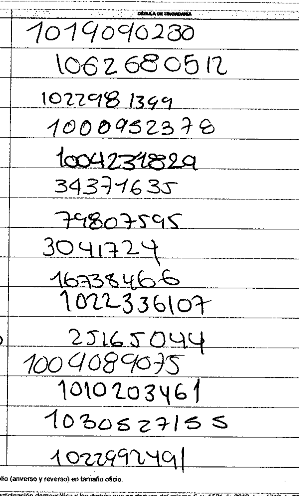
#> input picture image.png, 299 x 496 px
$ python -i quality_metrics.py   (imports and definitions only)   (older library calls are emulated)
#> lines starting #> are read from the running program, lines starting #| are printed output that depends on the picture
"""Métricas de calidad de imágenes para evaluar mejoras de preprocesamiento."""
import cv2
import numpy as np
from typing import Dict, Tuple
from PIL import Image


class QualityMetrics:
    """
    Calcula métricas de calidad de imágenes.

    Permite evaluar mejoras antes/después del preprocesamiento.
    """

    @staticmethod
    def calculate_sharpness(image: np.ndarray) -> float:
        """
        Calcula la nitidez de una imagen usando varianza de Laplaciano.

        Mayor valor = imagen más nítida.

        Args:
            image: Imagen en escala de grises

        Returns:
            Valor de nitidez (0-infinito, típicamente 0-1000)
        """
        # Aplicar operador Laplaciano
        laplacian = cv2.Laplacian(image, cv2.CV_64F)

        # Calcular varianza (mayor varianza = más nítida)
        sharpness = laplacian.var()

        return float(sharpness)

    @staticmethod
    def calculate_contrast(image: np.ndarray) -> float:
        """
        Calcula el contraste de una imagen usando desviación estándar.

        Mayor valor = mayor contraste.

        Args:
            image: Imagen en escala de grises

        Returns:
            Valor de contraste (0-255)
        """
        # Desviación estándar de los valores de píxeles
        contrast = np.std(image)

        return float(contrast)

    @staticmethod
    def calculate_brightness(image: np.ndarray) -> float:
        """
        Calcula el brillo promedio de una imagen.

        Args:
            image: Imagen en escala de grises

        Returns:
            Valor de brillo promedio (0-255)
        """
        brightness = np.mean(image)

        return float(brightness)

    @staticmethod
    def calculate_noise_level(image: np.ndarray) -> float:
        """
        Estima el nivel de ruido de una imagen.

        Usa el método de varianza local.

        Args:
            image: Imagen en escala de grises

        Returns:
            Estimación de nivel de ruido (0-100, menor es mejor)
        """
        # Calcular imagen suavizada
        blurred = cv2.GaussianBlur(image, (5, 5), 0)

        # Diferencia entre original y suavizada
        noise = cv2.absdiff(image, blurred)

        # Promedio de la diferencia
        noise_level = np.mean(noise)

        return float(noise_level)

    @staticmethod
    def calculate_resolution_quality(image: np.ndarray) -> Dict[str, float]:
        """
        Calcula métricas relacionadas con la resolución.

        Args:
            image: Imagen en escala de grises

        Returns:
            Diccionario con métricas de resolución
        """
        height, width = image.shape[:2]
        total_pixels = height * width

        # Calcular densidad de bordes (más bordes = mejor resolución)
        edges = cv2.Canny(image, 50, 150)
        edge_density = np.count_nonzero(edges) / total_pixels

        return {
            'width': float(width),
            'height': float(height),
            'total_pixels': float(total_pixels),
            'edge_density': float(edge_density)
        }

    # [63 lines left out: function compare_images, not called in this run]

    @staticmethod
    def get_image_stats(image: np.ndarray) -> Dict[str, float]:
        """
        Obtiene estadísticas completas de una imagen.

        Args:
            image: Imagen en cualquier formato

        Returns:
            Diccionario con todas las métricas disponibles
        """
        # Convertir a escala de grises si es necesario
        if len(image.shape) == 3:
            gray = cv2.cvtColor(image, cv2.COLOR_BGR2GRAY)
        else:
            gray = image

        stats = {
            'sharpness': QualityMetrics.calculate_sharpness(gray),
            'contrast': QualityMetrics.calculate_contrast(gray),
            'brightness': QualityMetrics.calculate_brightness(gray),
            'noise_level': QualityMetrics.calculate_noise_level(gray),
            'width': float(image.shape[1]),
            'height': float(image.shape[0]),
            'total_pixels': float(image.shape[0] * image.shape[1]),
        }

        # Agregar métricas de resolución
        resolution_metrics = QualityMetrics.calculate_resolution_quality(gray)
        stats.update(resolution_metrics)

        return stats

    # [26 lines left out: function print_comparison, not called in this run]

>>> import cv2
>>> picture = cv2.imread('../../../image.png')
#> picture is the input picture: shape (496, 299, 3); min 0, max 255, mean 233
>>> result = QualityMetrics().get_image_stats(picture)
#> in calculate_sharpness, `laplacian = cv2.Laplacian(image, cv2.CV_64F)`:
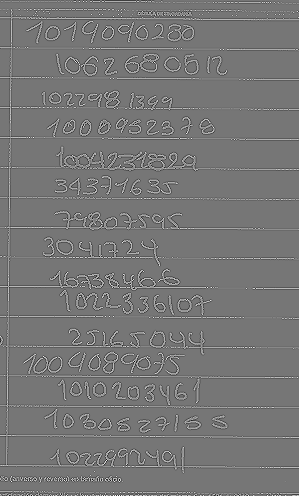
#> laplacian: shape (496, 299) float64; min -858, max 981, mean 0; drawn with min black and max white
#> in calculate_sharpness, `sharpness = laplacian.var()`: sharpness = 20292.6
#> in calculate_contrast, `contrast = np.std(image)`: contrast = 63.18
#> in calculate_brightness, `brightness = np.mean(image)`: brightness = 233
#> in calculate_noise_level, `blurred = cv2.GaussianBlur(image, (5, 5), 0)`:
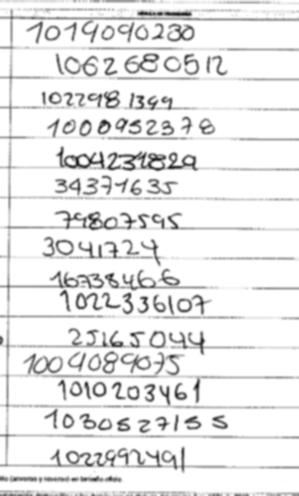
#> blurred: shape (496, 299); min 23, max 255, mean 233
#> in calculate_noise_level, `noise = cv2.absdiff(image, blurred)`:
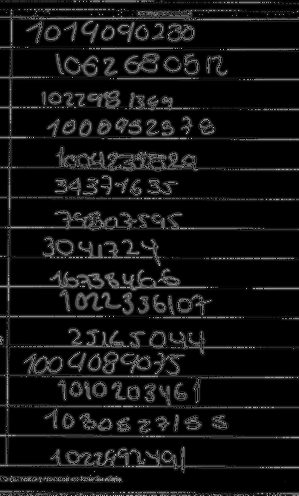
#> noise: shape (496, 299); min 0, max 204, mean 18.6
#> in calculate_noise_level, `noise_level = np.mean(noise)`: noise_level = 18.63
#> in get_image_stats, `stats = { 'sharpness': QualityMetrics.calculate_sharpness(gray), 'cont..`: stats = {'sharpness': 20292.6, 'contrast': 63.18, 'brightness': 233, 'noise_level': 18.63, 'width': 299, 'height': 496, 'total_pixels': 148304}
#> in calculate_resolution_quality, `edges = cv2.Canny(image, 50, 150)`:
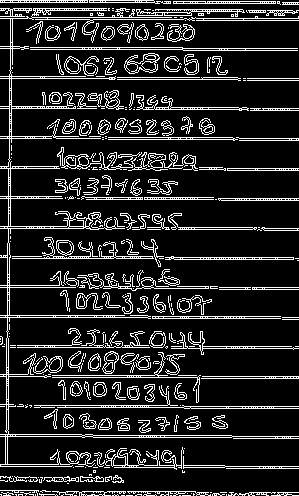
#> edges: shape (496, 299); 14.9% white in thin lines or dots
#> in calculate_resolution_quality, `edge_density = np.count_nonzero(edges) / total_pixels`: edge_density = 0.149
#> in get_image_stats, `resolution_metrics = QualityMetrics.calculate_resolution_quality(gray)`: resolution_metrics = {'width': 299, 'height': 496, 'total_pixels': 148304, 'edge_density': 0.149}
#> result = {'sharpness': 20292.6, 'contrast': 63.18, 'brightness': 233, 'noise_level': 18.63, 'width': 299, 'height': 496, 'total_pixels': 148304, 'edge_density': 0.149}
